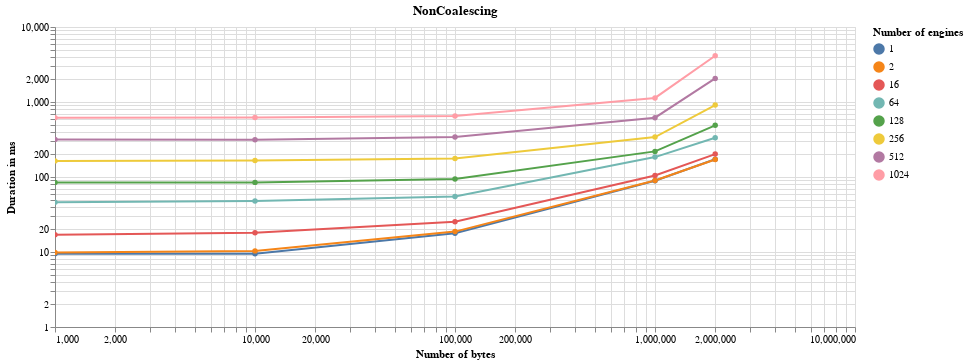
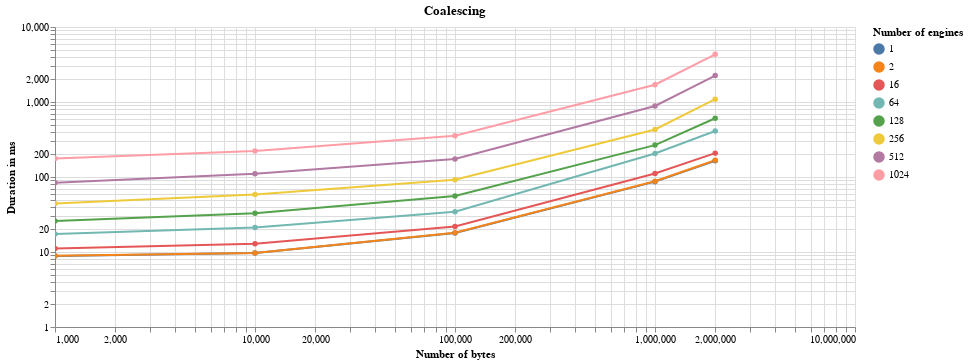
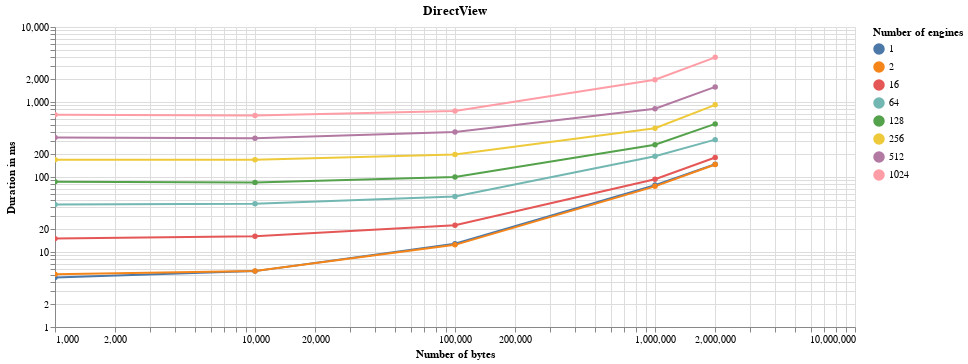

The notebook cell these images were saved under, in order:
### Code cell
for scheduler_name in data['Scheduler name'].unique():
    scheduler_data = data[data['Scheduler name'] == scheduler_name]
    alt.Chart(scheduler_data).mark_line(point=True).encode(
        alt.X(
            'Number of bytes',
            scale=alt.Scale(type='log')
        ),
        alt.Y(
            'Duration in ms',
            scale=alt.Scale(type='log')

        ),
        color='Number of engines:N',
        tooltip='Duration in ms',
    
    ).properties(title=scheduler_name, width=800).interactive().display(renderer='svg')

### Figure 1 — Vega-Lite specification as saved in the notebook (floating-point values rounded to 4 significant figures)
{"config": {"view": {"continuousWidth": 400, "continuousHeight": 300}}, "data": {"name": "data-66acc90628e73c9b22f0e92920528b6b"}, "mark": {"type": "line", "point": true}, "encoding": {"color": {"type": "nominal", "field": "Number of engines"}, "tooltip": {"type": "quantitative", "field": "Duration in ms"}, "x": {"type": "quantitative", "field": "Number of bytes", "scale": {"type": "log"}}, "y": {"type": "quantitative", "field": "Duration in ms", "scale": {"type": "log"}}}, "selection": {"selector065": {"type": "interval", "bind": "scales", "encodings": ["x", "y"]}}, "title": "NonCoalescing", "width": 800, "$schema": "https://vega.github.io/schema/vega-lite/v4.8.1.json", "datasets": {"data-66acc90628e73c9b22f0e92920528b6b": [{"Duration in ms": 9.45, "Number of bytes": 1000, "Number of engines": 1, "Scheduler name": "NonCoalescing", "Speedup": 0.4847}, {"Duration in ms": 9.47, "Number of bytes": 10000, "Number of engines": 1, "Scheduler name": "NonCoalescing", "Speedup": 0.5871}, {"Duration in ms": 17.83, "Number of bytes": 100000, "Number of engines": 1, "Scheduler name": "NonCoalescing", "Speedup": 0.7224}, {"Duration in ms": 89.25, "Number of bytes": 1000000, "Number of engines": 1, "Scheduler name": "NonCoalescing", "Speedup": 0.8735}, {"Duration in ms": 172.5, "Number of bytes": 2000000, "Number of engines": 1, "Scheduler name": "NonCoalescing", "Speedup": 0.8587}, {"Duration in ms": 9.85, "Number of bytes": 1000, "Number of engines": 2, "Scheduler name": "NonCoalescing", "Speedup": 0.5117}, {"Duration in ms": 10.35, "Number of bytes": 10000, "Number of engines": 2, "Scheduler name": "NonCoalescing", "Speedup": 0.5391}, {"Duration in ms": 18.7, "Number of bytes": 100000, "Number of engines": 2, "Scheduler name": "NonCoalescing", "Speedup": 0.6663}, {"Duration in ms": 89.76, "Number of bytes": 1000000, "Number of engines": 2, "Scheduler name": "NonCoalescing", "Speedup": 0.8359}, {"Duration in ms": 171.1, "Number of bytes": 2000000, "Number of engines": 2, "Scheduler name": "NonCoalescing", "Speedup": 0.8586}, {"Duration in ms": 17.02, "Number of bytes": 1000, "Number of engines": 16, "Scheduler name": "NonCoalescing", "Speedup": 0.886}, {"Duration in ms": 18.02, "Number of bytes": 10000, "Number of engines": 16, "Scheduler name": "NonCoalescing", "Speedup": 0.899}, {"Duration in ms": 25.29, "Number of bytes": 100000, "Number of engines": 16, "Scheduler name": "NonCoalescing", "Speedup": 0.9019}, {"Duration in ms": 104.6, "Number of bytes": 1000000, "Number of engines": 16, "Scheduler name": "NonCoalescing", "Speedup": 0.8943}, {"Duration in ms": 202.2, "Number of bytes": 2000000, "Number of engines": 16, "Scheduler name": "NonCoalescing", "Speedup": 0.9001}, {"Duration in ms": 46.06, "Number of bytes": 1000, "Number of engines": 64, "Scheduler name": "NonCoalescing", "Speedup": 0.9327}, {"Duration in ms": 47.91, "Number of bytes": 10000, "Number of engines": 64, "Scheduler name": "NonCoalescing", "Speedup": 0.9186}, {"Duration in ms": 55.13, "Number of bytes": 100000, "Number of engines": 64, "Scheduler name": "NonCoalescing", "Speedup": 0.9995}, {"Duration in ms": 184.3, "Number of bytes": 1000000, "Number of engines": 64, "Scheduler name": "NonCoalescing", "Speedup": 1.025}, {"Duration in ms": 334.2, "Number of bytes": 2000000, "Number of engines": 64, "Scheduler name": "NonCoalescing", "Speedup": 0.9424}, {"Duration in ms": 84.59, "Number of bytes": 1000, "Number of engines": 128, "Scheduler name": "NonCoalescing", "Speedup": 1.021}, {"Duration in ms": 84.78, "Number of bytes": 10000, "Number of engines": 128, "Scheduler name": "NonCoalescing", "Speedup": 0.9999}, {"Duration in ms": 94.17, "Number of bytes": 100000, "Number of engines": 128, "Scheduler name": "NonCoalescing", "Speedup": 1.064}, {"Duration in ms": 219.6, "Number of bytes": 1000000, "Number of engines": 128, "Scheduler name": "NonCoalescing", "Speedup": 1.228}, {"Duration in ms": 488.4, "Number of bytes": 2000000, "Number of engines": 128, "Scheduler name": "NonCoalescing", "Speedup": 1.046}, {"Duration in ms": 164.0, "Number of bytes": 1000, "Number of engines": 256, "Scheduler name": "NonCoalescing", "Speedup": 1.034}, {"Duration in ms": 166.1, "Number of bytes": 10000, "Number of engines": 256, "Scheduler name": "NonCoalescing", "Speedup": 1.021}, {"Duration in ms": 176.1, "Number of bytes": 100000, "Number of engines": 256, "Scheduler name": "NonCoalescing", "Speedup": 1.136}, {"Duration in ms": 340.9, "Number of bytes": 1000000, "Number of engines": 256, "Scheduler name": "NonCoalescing", "Speedup": 1.312}, {"Duration in ms": 909.5, "Number of bytes": 2000000, "Number of engines": 256, "Scheduler name": "NonCoalescing", "Speedup": 1.008}, {"Duration in ms": 316.8, "Number of bytes": 1000, "Number of engines": 512, "Scheduler name": "NonCoalescing", "Speedup": 1.065}, {"Duration in ms": 314.2, "Number of bytes": 10000, "Number of engines": 512, "Scheduler name": "NonCoalescing", "Speedup": 1.049}, {"Duration in ms": 341.1, "Number of bytes": 100000, "Number of engines": 512, "Scheduler name": "NonCoalescing", "Speedup": 1.165}, {"Duration in ms": 617.8, "Number of bytes": 1000000, "Number of engines": 512, "Scheduler name": "NonCoalescing", "Speedup": 1.317}, {"Duration in ms": 2062.0, "Number of bytes": 2000000, "Number of engines": 512, "Scheduler name": "NonCoalescing", "Speedup": 0.7711}, {"Duration in ms": 617.4, "Number of bytes": 1000, "Number of engines": 1024, "Scheduler name": "NonCoalescing", "Speedup": 1.097}, {"Duration in ms": 619.6, "Number of bytes": 10000, "Number of engines": 1024, "Scheduler name": "NonCoalescing", "Speedup": 1.067}, {"Duration in ms": 652.5, "Number of bytes": 100000, "Number of engines": 1024, "Scheduler name": "NonCoalescing", "Speedup": 1.165}, {"Duration in ms": 1133.0, "Number of bytes": 1000000, "Number of engines": 1024, "Scheduler name": "NonCoalescing", "Speedup": 1.747}, {"Duration in ms": 4143.0, "Number of bytes": 2000000, "Number of engines": 1024, "Scheduler name": "NonCoalescing", "Speedup": 0.9514}]}}

### Figure 2 — Vega-Lite specification as saved in the notebook (floating-point values rounded to 4 significant figures)
{"config": {"view": {"continuousWidth": 400, "continuousHeight": 300}}, "data": {"name": "data-2574d3625daf177acfd31f03a7c51625"}, "mark": {"type": "line", "point": true}, "encoding": {"color": {"type": "nominal", "field": "Number of engines"}, "tooltip": {"type": "quantitative", "field": "Duration in ms"}, "x": {"type": "quantitative", "field": "Number of bytes", "scale": {"type": "log"}}, "y": {"type": "quantitative", "field": "Duration in ms", "scale": {"type": "log"}}}, "selection": {"selector066": {"type": "interval", "bind": "scales", "encodings": ["x", "y"]}}, "title": "Coalescing", "width": 800, "$schema": "https://vega.github.io/schema/vega-lite/v4.8.1.json", "datasets": {"data-2574d3625daf177acfd31f03a7c51625": [{"Duration in ms": 8.85, "Number of bytes": 1000, "Number of engines": 1, "Scheduler name": "Coalescing", "Speedup": 0.5175}, {"Duration in ms": 9.69, "Number of bytes": 10000, "Number of engines": 1, "Scheduler name": "Coalescing", "Speedup": 0.5738}, {"Duration in ms": 17.9, "Number of bytes": 100000, "Number of engines": 1, "Scheduler name": "Coalescing", "Speedup": 0.7196}, {"Duration in ms": 86.69, "Number of bytes": 1000000, "Number of engines": 1, "Scheduler name": "Coalescing", "Speedup": 0.8993}, {"Duration in ms": 164.8, "Number of bytes": 2000000, "Number of engines": 1, "Scheduler name": "Coalescing", "Speedup": 0.8989}, {"Duration in ms": 8.9, "Number of bytes": 1000, "Number of engines": 2, "Scheduler name": "Coalescing", "Speedup": 0.5663}, {"Duration in ms": 9.67, "Number of bytes": 10000, "Number of engines": 2, "Scheduler name": "Coalescing", "Speedup": 0.577}, {"Duration in ms": 18.02, "Number of bytes": 100000, "Number of engines": 2, "Scheduler name": "Coalescing", "Speedup": 0.6915}, {"Duration in ms": 87.85, "Number of bytes": 1000000, "Number of engines": 2, "Scheduler name": "Coalescing", "Speedup": 0.8541}, {"Duration in ms": 167.4, "Number of bytes": 2000000, "Number of engines": 2, "Scheduler name": "Coalescing", "Speedup": 0.8774}, {"Duration in ms": 11.14, "Number of bytes": 1000, "Number of engines": 16, "Scheduler name": "Coalescing", "Speedup": 1.354}, {"Duration in ms": 12.91, "Number of bytes": 10000, "Number of engines": 16, "Scheduler name": "Coalescing", "Speedup": 1.255}, {"Duration in ms": 21.87, "Number of bytes": 100000, "Number of engines": 16, "Scheduler name": "Coalescing", "Speedup": 1.043}, {"Duration in ms": 111.4, "Number of bytes": 1000000, "Number of engines": 16, "Scheduler name": "Coalescing", "Speedup": 0.8394}, {"Duration in ms": 208.1, "Number of bytes": 2000000, "Number of engines": 16, "Scheduler name": "Coalescing", "Speedup": 0.8746}, {"Duration in ms": 17.37, "Number of bytes": 1000, "Number of engines": 64, "Scheduler name": "Coalescing", "Speedup": 2.473}, {"Duration in ms": 21.28, "Number of bytes": 10000, "Number of engines": 64, "Scheduler name": "Coalescing", "Speedup": 2.068}, {"Duration in ms": 34.39, "Number of bytes": 100000, "Number of engines": 64, "Scheduler name": "Coalescing", "Speedup": 1.602}, {"Duration in ms": 205.8, "Number of bytes": 1000000, "Number of engines": 64, "Scheduler name": "Coalescing", "Speedup": 0.9184}, {"Duration in ms": 410.5, "Number of bytes": 2000000, "Number of engines": 64, "Scheduler name": "Coalescing", "Speedup": 0.7673}, {"Duration in ms": 25.94, "Number of bytes": 1000, "Number of engines": 128, "Scheduler name": "Coalescing", "Speedup": 3.328}, {"Duration in ms": 32.94, "Number of bytes": 10000, "Number of engines": 128, "Scheduler name": "Coalescing", "Speedup": 2.573}, {"Duration in ms": 55.92, "Number of bytes": 100000, "Number of engines": 128, "Scheduler name": "Coalescing", "Speedup": 1.791}, {"Duration in ms": 266.2, "Number of bytes": 1000000, "Number of engines": 128, "Scheduler name": "Coalescing", "Speedup": 1.013}, {"Duration in ms": 606.7, "Number of bytes": 2000000, "Number of engines": 128, "Scheduler name": "Coalescing", "Speedup": 0.8418}, {"Duration in ms": 44.39, "Number of bytes": 1000, "Number of engines": 256, "Scheduler name": "Coalescing", "Speedup": 3.822}, {"Duration in ms": 58.25, "Number of bytes": 10000, "Number of engines": 256, "Scheduler name": "Coalescing", "Speedup": 2.911}, {"Duration in ms": 91.83, "Number of bytes": 100000, "Number of engines": 256, "Scheduler name": "Coalescing", "Speedup": 2.179}, {"Duration in ms": 430.6, "Number of bytes": 1000000, "Number of engines": 256, "Scheduler name": "Coalescing", "Speedup": 1.039}, {"Duration in ms": 1091.0, "Number of bytes": 2000000, "Number of engines": 256, "Scheduler name": "Coalescing", "Speedup": 0.8403}, {"Duration in ms": 84.11, "Number of bytes": 1000, "Number of engines": 512, "Scheduler name": "Coalescing", "Speedup": 4.011}, {"Duration in ms": 110.5, "Number of bytes": 10000, "Number of engines": 512, "Scheduler name": "Coalescing", "Speedup": 2.982}, {"Duration in ms": 173.3, "Number of bytes": 100000, "Number of engines": 512, "Scheduler name": "Coalescing", "Speedup": 2.292}, {"Duration in ms": 884.6, "Number of bytes": 1000000, "Number of engines": 512, "Scheduler name": "Coalescing", "Speedup": 0.9198}, {"Duration in ms": 2254.0, "Number of bytes": 2000000, "Number of engines": 512, "Scheduler name": "Coalescing", "Speedup": 0.7057}, {"Duration in ms": 176.2, "Number of bytes": 1000, "Number of engines": 1024, "Scheduler name": "Coalescing", "Speedup": 3.843}, {"Duration in ms": 221.6, "Number of bytes": 10000, "Number of engines": 1024, "Scheduler name": "Coalescing", "Speedup": 2.983}, {"Duration in ms": 354.3, "Number of bytes": 100000, "Number of engines": 1024, "Scheduler name": "Coalescing", "Speedup": 2.146}, {"Duration in ms": 1700.0, "Number of bytes": 1000000, "Number of engines": 1024, "Scheduler name": "Coalescing", "Speedup": 1.164}, {"Duration in ms": 4318.0, "Number of bytes": 2000000, "Number of engines": 1024, "Scheduler name": "Coalescing", "Speedup": 0.913}]}}

### Figure 3 — Vega-Lite specification as saved in the notebook (floating-point values rounded to 4 significant figures)
{"config": {"view": {"continuousWidth": 400, "continuousHeight": 300}}, "data": {"name": "data-cafc7174936e1cb76f9f7584955a6d0c"}, "mark": {"type": "line", "point": true}, "encoding": {"color": {"type": "nominal", "field": "Number of engines"}, "tooltip": {"type": "quantitative", "field": "Duration in ms"}, "x": {"type": "quantitative", "field": "Number of bytes", "scale": {"type": "log"}}, "y": {"type": "quantitative", "field": "Duration in ms", "scale": {"type": "log"}}}, "selection": {"selector067": {"type": "interval", "bind": "scales", "encodings": ["x", "y"]}}, "title": "DirectView", "width": 800, "$schema": "https://vega.github.io/schema/vega-lite/v4.8.1.json", "datasets": {"data-cafc7174936e1cb76f9f7584955a6d0c": [{"Duration in ms": 4.58, "Number of bytes": 1000, "Number of engines": 1, "Scheduler name": "DirectView", "Speedup": 1.0}, {"Duration in ms": 5.56, "Number of bytes": 10000, "Number of engines": 1, "Scheduler name": "DirectView", "Speedup": 1.0}, {"Duration in ms": 12.88, "Number of bytes": 100000, "Number of engines": 1, "Scheduler name": "DirectView", "Speedup": 1.0}, {"Duration in ms": 77.96, "Number of bytes": 1000000, "Number of engines": 1, "Scheduler name": "DirectView", "Speedup": 1.0}, {"Duration in ms": 148.1, "Number of bytes": 2000000, "Number of engines": 1, "Scheduler name": "DirectView", "Speedup": 1.0}, {"Duration in ms": 5.04, "Number of bytes": 1000, "Number of engines": 2, "Scheduler name": "DirectView", "Speedup": 1.0}, {"Duration in ms": 5.58, "Number of bytes": 10000, "Number of engines": 2, "Scheduler name": "DirectView", "Speedup": 1.0}, {"Duration in ms": 12.46, "Number of bytes": 100000, "Number of engines": 2, "Scheduler name": "DirectView", "Speedup": 1.0}, {"Duration in ms": 75.03, "Number of bytes": 1000000, "Number of engines": 2, "Scheduler name": "DirectView", "Speedup": 1.0}, {"Duration in ms": 146.9, "Number of bytes": 2000000, "Number of engines": 2, "Scheduler name": "DirectView", "Speedup": 1.0}, {"Duration in ms": 15.08, "Number of bytes": 1000, "Number of engines": 16, "Scheduler name": "DirectView", "Speedup": 1.0}, {"Duration in ms": 16.2, "Number of bytes": 10000, "Number of engines": 16, "Scheduler name": "DirectView", "Speedup": 1.0}, {"Duration in ms": 22.81, "Number of bytes": 100000, "Number of engines": 16, "Scheduler name": "DirectView", "Speedup": 1.0}, {"Duration in ms": 93.53, "Number of bytes": 1000000, "Number of engines": 16, "Scheduler name": "DirectView", "Speedup": 1.0}, {"Duration in ms": 182.0, "Number of bytes": 2000000, "Number of engines": 16, "Scheduler name": "DirectView", "Speedup": 1.0}, {"Duration in ms": 42.96, "Number of bytes": 1000, "Number of engines": 64, "Scheduler name": "DirectView", "Speedup": 1.0}, {"Duration in ms": 44.01, "Number of bytes": 10000, "Number of engines": 64, "Scheduler name": "DirectView", "Speedup": 1.0}, {"Duration in ms": 55.1, "Number of bytes": 100000, "Number of engines": 64, "Scheduler name": "DirectView", "Speedup": 1.0}, {"Duration in ms": 189.0, "Number of bytes": 1000000, "Number of engines": 64, "Scheduler name": "DirectView", "Speedup": 1.0}, {"Duration in ms": 315.0, "Number of bytes": 2000000, "Number of engines": 64, "Scheduler name": "DirectView", "Speedup": 1.0}, {"Duration in ms": 86.34, "Number of bytes": 1000, "Number of engines": 128, "Scheduler name": "DirectView", "Speedup": 1.0}, {"Duration in ms": 84.77, "Number of bytes": 10000, "Number of engines": 128, "Scheduler name": "DirectView", "Speedup": 1.0}, {"Duration in ms": 100.2, "Number of bytes": 100000, "Number of engines": 128, "Scheduler name": "DirectView", "Speedup": 1.0}, {"Duration in ms": 269.6, "Number of bytes": 1000000, "Number of engines": 128, "Scheduler name": "DirectView", "Speedup": 1.0}, {"Duration in ms": 510.8, "Number of bytes": 2000000, "Number of engines": 128, "Scheduler name": "DirectView", "Speedup": 1.0}, {"Duration in ms": 169.7, "Number of bytes": 1000, "Number of engines": 256, "Scheduler name": "DirectView", "Speedup": 1.0}, {"Duration in ms": 169.5, "Number of bytes": 10000, "Number of engines": 256, "Scheduler name": "DirectView", "Speedup": 1.0}, {"Duration in ms": 200.1, "Number of bytes": 100000, "Number of engines": 256, "Scheduler name": "DirectView", "Speedup": 1.0}, {"Duration in ms": 447.3, "Number of bytes": 1000000, "Number of engines": 256, "Scheduler name": "DirectView", "Speedup": 1.0}, {"Duration in ms": 917.1, "Number of bytes": 2000000, "Number of engines": 256, "Scheduler name": "DirectView", "Speedup": 1.0}, {"Duration in ms": 337.3, "Number of bytes": 1000, "Number of engines": 512, "Scheduler name": "DirectView", "Speedup": 1.0}, {"Duration in ms": 329.6, "Number of bytes": 10000, "Number of engines": 512, "Scheduler name": "DirectView", "Speedup": 1.0}, {"Duration in ms": 397.3, "Number of bytes": 100000, "Number of engines": 512, "Scheduler name": "DirectView", "Speedup": 1.0}, {"Duration in ms": 813.7, "Number of bytes": 1000000, "Number of engines": 512, "Scheduler name": "DirectView", "Speedup": 1.0}, {"Duration in ms": 1590.0, "Number of bytes": 2000000, "Number of engines": 512, "Scheduler name": "DirectView", "Speedup": 1.0}, {"Duration in ms": 677.2, "Number of bytes": 1000, "Number of engines": 1024, "Scheduler name": "DirectView", "Speedup": 1.0}, {"Duration in ms": 661.0, "Number of bytes": 10000, "Number of engines": 1024, "Scheduler name": "DirectView", "Speedup": 1.0}, {"Duration in ms": 760.4, "Number of bytes": 100000, "Number of engines": 1024, "Scheduler name": "DirectView", "Speedup": 1.0}, {"Duration in ms": 1979.0, "Number of bytes": 1000000, "Number of engines": 1024, "Scheduler name": "DirectView", "Speedup": 1.0}, {"Duration in ms": 3942.0, "Number of bytes": 2000000, "Number of engines": 1024, "Scheduler name": "DirectView", "Speedup": 1.0}]}}
